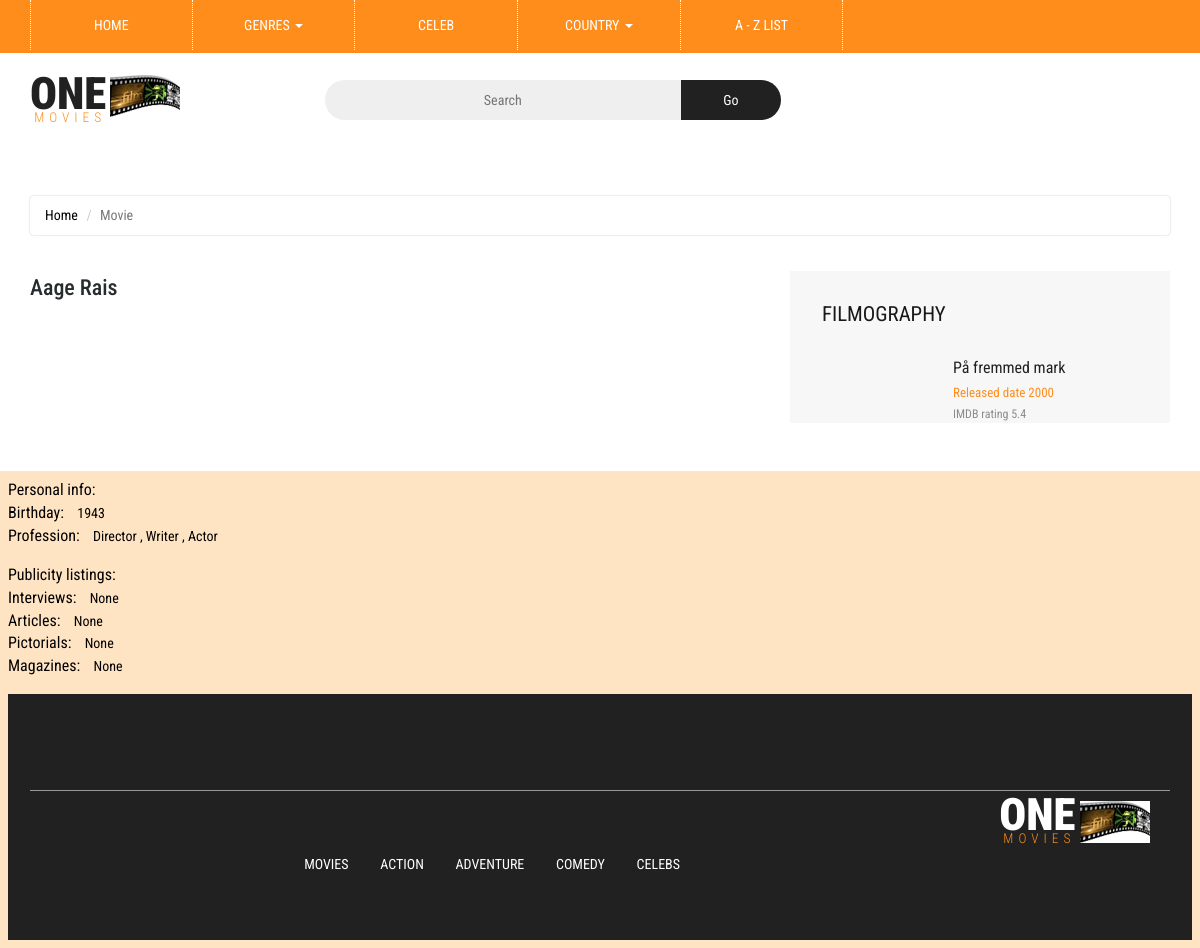
Screenshot of /person/0707184 with the database file from the repository.
### tables this page shows
CREATE TABLE people (people_id TEXT PRIMARY KEY , name TEXT, birthdate TEXT, interviews TEXT, articles TEXT, pictorials TEXT, pic_url TEXT, star_meter INTEGER, prof INTEGER, magazines TEXT );

CREATE TABLE movies (ID TEXT PRIMARY KEY, Title TEXT,released TEXT, duration INTEGER, genre TEXT, budget REAL, language TEXT, country TEXT, description TEXT, small_pic_url TEXT, large_pic_url TEXT, open_week_us REAL, gross_usa REAL, gross_world REAL);

### Flask.py (the view)
@app.route('/person/<person_id>')
def person(person_id):
    con = sqlite3.connect('my_project_new.db')
    con.row_factory = sqlite3.Row
    cur = con.cursor()
    sql_people = ('SELECT DISTINCT people.people_id, people.name, people.birthdate, people.interviews, '
                  'people.articles, people.pictorials, people.pic_url, people.magazines, '
                  'people.prof, movie_people.movie_id  '
                  'FROM people '
                  'INNER JOIN movie_people ON people.people_id = movie_people.people_id '
                  'WHERE people.people_id = ?')
    sql_movie = ('SELECT DISTINCT movie_people.movie_id,  movies.title, '
                 'movies.small_pic_url, movies.released, movie_imbd_rating.rating_wa '
                 'From movie_people '
                 'LEFT JOIN movies ON movie_people.movie_id = movies.id '
                 'LEFT JOIN movie_imbd_rating ON movie_people.movie_id = movie_imbd_rating.movie_id '
                 'WHERE movie_people.people_id =(?) ORDER BY movies.released DESC ')
    cur.execute(sql_people, (person_id,))
    person = cur.fetchone()
    print(person)
    cur.execute(sql_movie, (person_id,))
    movies = cur.fetchall()
    cur.close()
    return render_template('celeb_single.html', person=person, movies=movies)

### templates/celeb_single.html (shortened to what this page needs)
{% extends "base.html" %}
{% block content %}
<body>
	<div class="header">
		<div class="container">
			<div class="w3layouts_logo">
				<a href="index.html"><h1>One<span>Movies</span></h1></a>
			</div>
			<div class="w3_search">
				<form action="#" method="post">
					<input type="text" name="Search" placeholder="Search" required="">
					<input type="submit" value="Go">
				</form>
			</div>
		</div>
	</div>
<div class="single-page-agile-main">
<div class="container">
			<div class="agileits-single-top">
				<ol class="breadcrumb">
				  <li><a href="index.html">Home</a></li>
				  <li class="active">Movie</li>
				</ol>
			</div>
			<div class="single-page-agile-info">
                           <div class="show-top-grids-w3lagile">
				<div class="col-sm-8 single-left">
					<div class="song">
						<div class="song-info">
							<h3>{{person['name']}}</h3>
					</div>
					</div>
				</div>
				<div class="col-md-4 single-right">
					<h3>Filmography</h3>
					<div class="single-grid-right">
						{% for movie in movies %}
						<div class="single-right-grids">
							<div class="col-md-4 single-right-grid-left">
							</div>
							<div class="col-md-8 single-right-grid-right">
								<a href="/movies/{{movie['movie_id']}}" class="title"> {{movie['title']}}
								</a>
								<p class="author"><a href="#" class="author">Released date  {{movie['released']}}</a></p>
								<p class="views">IMDB rating  {{movie['rating_wa']}} </p>
							</div>
						</div>
						{% endfor %}
					</div>
				</div>
			</div>
		</div>
	</div>
</div>
	 <div style="background-color: #FFE4C4;color:#000000;padding:8px;">
		 <table>
			 <tr>
			  <td><h6></h6>Personal info:</h6>
				 <ul style="list-style-type:none;......">
					 <li><span style="font-size: 16px; padding-right: 10px;">Birthday:</span> {{person['birthdate']}}</li>
					 <li><span style="font-size: 16px; padding-right: 10px;">Profession:</span> {{person['prof']}}</li>
				 </ul>
			   </td>
			 </tr>
		 </table>
	  </div>
	 <div style="background-color: #FFE4C4;color:#000000;padding:8px;">
		 <table>
			 <tr>
			  <td><h6></h6>Publicity listings:</h6>
				 <ul style="list-style-type:none;......">
					 <li><span style="font-size: 16px; padding-right: 10px;">Interviews:</span> {{person['interviews']}}</li>
					 <li><span style="font-size: 16px; padding-right: 10px;">Articles:</span> {{person['articles']}}</li>
					 <li><span style="font-size: 16px; padding-right: 10px;">Pictorials:</span> {{person['pictorials']}}</li>
					 <li><span style="font-size: 16px; padding-right: 10px;">Magazines:</span> {{person['magazines']}}</li>
				 </ul>
			   </td>
			 </tr>
		 </table>
	  </div>
	 <div style="background-color: #FFE4C4;color:#000000;padding:8px;">
{% endblock %}

### static/css/style.css (style rules this page uses)
html, body { font-size: 100%; font-family: 'Roboto Condensed', sans-serif; background:#ffffff; }
ul li,ol li { font-size:14px; }
p { margin:0; font-size:0.9em; }
h1,h2,h3,h4,h5,h6,a { font-family: 'Roboto Condensed', sans-serif; margin:0; }
ul,label { margin:0; padding:0; }
input[type="submit"],.agileinfo_chat a,.w3ls_footer_grid1_left p a,.w3l_sign_in_register ul li a,.w3ls_footer_grid1_right ul li a,.w3_customer_email_right a,ul.dropdown-menu.multi-column ul li a { transition:.5s ease-in; -webkit-transition:.5s ease-in; -moz-transition:.5s ease-in; -o-transition:.5s ease-in; -ms-transition:.5s ease-in; }
.header { padding: 1em 0; border-top: 3px solid #FF8D1B; }
.w3layouts_logo { float:left; }
.w3layouts_logo a { display:block; text-decoration:none; }
.w3layouts_logo a h1 { font-size: 2.8em; color: #212121; text-transform: uppercase; background: url(../images/1.jpg) no-repeat 80px 6px; padding-right: 1.67em; font-weight: 900; padding-bottom: .3em; }
.w3layouts_logo a h1 span { color: #FF8D1B; font-size: .3em; display: block; font-weight: 300; letter-spacing: 5px; text-align: right; line-height: 0; }
.w3_search { float: left; width: 40%; margin-left: 9em; margin-top: .7em; }
.w3_search input[type="text"] { outline: none; border: none; background:#EFEFEF; padding: 10px; text-align: center; font-size: 14px; color: #999; width: 78%; float: left; border-top-left-radius: 25px; border-bottom-left-radius: 25px; }
.w3_search input[type="submit"] { outline: none; border: none; background: #212121; padding: 10px 0; font-size: 14px; color: #fff; width: 22%; border-top-right-radius: 25px; border-bottom-right-radius: 25px; }
ol { margin-bottom: 44px; }

### static/css/medile.css (style rules this page uses)
html, body { font-size: 100%; font-family: 'Roboto Condensed', sans-serif; background:#ffffff; margin: 0; }
p,ul li,ol li { margin:0; font-size:14px; }
h1,h2,h3,h4,h5,h6 { margin:0; }
ul,label { margin:0; padding:0; }
.w3l-agile-horror,.general-agileits-w3l,.single-page-agile-main,.wthree-comedy { padding:3em 0; }
.breadcrumb { background: #ffffff; box-shadow: 0px 0 2px #C1C1C1 !important; -o-box-shadow: 0px 0 2px #C1C1C1 !important; -moz-box-shadow: 0px 0 2px #C1C1C1 !important; -ms-box-shadow: 0px 0 2px #C1C1C1 !important; }
ol.breadcrumb li a { color: #000000 !important; text-decoration: none; }

### static/css/single.css (style rules this page uses)
html, body { font-size: 100%; font-family: 'Roboto Condensed', sans-serif; }
.show-top-grids-w3lagile { padding: 1em 0 0 0; }
.song-info { padding-left: 0; padding: 0 0 1em; }
.song-info h3 { color: #272C2E; font-size: 22px; margin: 0; line-height: 1.5em; }
.single-right { background: #f7f7f7; padding: 2em 0 0 2em; }
.single-right h3 { font-size: 1.3em; color: #181818; margin: 0 0 0em 0; font-weight: 400; text-transform: uppercase; }
.single-left { padding-bottom: 2em; padding-left: 0; }
.single-grid-right { margin-top:2em; }
.single-right-grids { padding-bottom: 1.5em; }
.single-right-grids:last-child { margin-bottom: 1.5em; }
.single-right-grid-right a.title { margin: 0 0 0em 0; font-size: 1em; font-weight: 400; color: #212121; text-decoration: none; }
.single-right-grid-right p.author { font-size: 14px; color: #9E9E9E; margin: .5em 0; }
.single-right-grid-right p.author { font-size: 13px; color: #9E9E9E; margin: 0em 0; }
.single-right-grid-right p.author a { color: #ff8d1b; text-decoration: none; line-height: 2em; font-size: 1em; }
.single-right-grid-right p.views { font-size: 12px; color: #8c8c90; margin: 0; }
.single-right-grid-left { padding-left: 0; }
.single-right-grid-right { padding-right:0; }

### static/css/contactstyle.css (style rules this page uses)
html, body { font-size: 100%; font-family: 'Roboto Condensed', sans-serif; background:#ffffff; }
ul li,ol li { font-size:14px; }
p { margin:0; font-size:0.9em; }
h1,h2,h3,h4,h5,h6,a { font-family: 'Roboto Condensed', sans-serif; margin:0; }
ul,label { margin:0; padding:0; }
input[type="submit"],.agileinfo_chat a,.w3_customer_email_right a,ul.dropdown-menu.multi-column ul li a { transition:.5s ease-in; -webkit-transition:.5s ease-in; -moz-transition:.5s ease-in; -o-transition:.5s ease-in; -ms-transition:.5s ease-in; }

### static/list-css/list.css (style rules this page uses)
body a { transition: 0.5s all; -webkit-transition: 0.5s all; -o-transition: 0.5s all; -moz-transition: 0.5s all; -ms-transition: 0.5s all; }
html, body { font-size: 100%; font-family: 'Roboto Condensed', sans-serif; background: #FFF; }

### rows the page displays
people: name "Aage Rais", birthdate "1943", prof "Director , Writer , Actor", interviews "None", articles "None", pictorials "None", magazines "None"
movies: title "På fremmed mark", released "2000", rating_wa "5.4"
